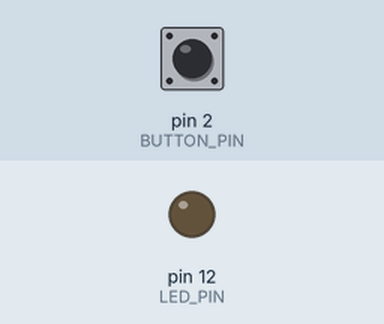
This sketch was run on a simulated Arduino Uno, built with avr-gcc and run on an emulated ATmega328P. On the bench: output pins drawn as LEDs (lit = HIGH). The inputs (shaded band) are chosen by the test bench; at power-on: pin 2 (BUTTON_PIN) LOW.

Above: at 1.2 s.
1.3 s: pin 2 (BUTTON_PIN) pulled HIGH for 0.15 s
At 2.0 s:
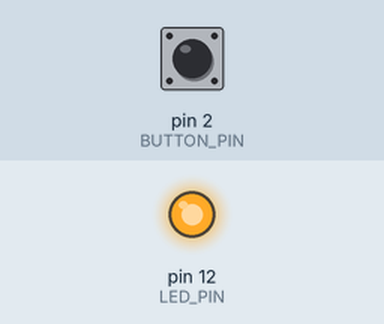
2.9 s: pin 2 (BUTTON_PIN) pulled HIGH for 1 s
At 3.2 s:
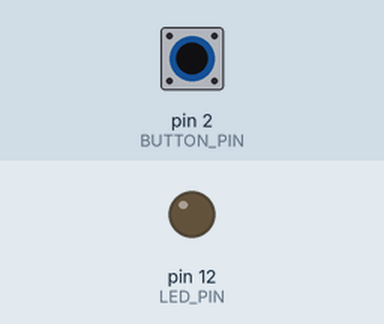
5.4 s: pin 2 (BUTTON_PIN) pulled HIGH for 3.2 s
At 6.3 s:
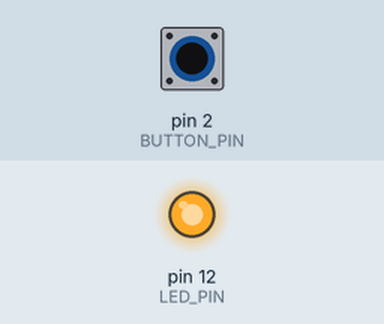
Timing chart, 0 to 8.4 s (numbered marks = the images above; inputs shaded):
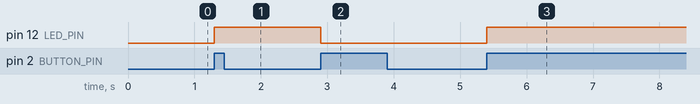

The sketch:

ch03MoreReliableSwitch.ino
```cpp
const unsigned int BUTTON_PIN = 2;
const unsigned int LED_PIN = 12;

void setup() {
  pinMode(BUTTON_PIN, INPUT);
  pinMode(LED_PIN, OUTPUT);

}

int old_button_state = LOW;
int led_state = LOW;

void loop() {
  const int CURRENT_BUTTON_STATE = digitalRead(BUTTON_PIN);
  if (CURRENT_BUTTON_STATE != old_button_state && CURRENT_BUTTON_STATE == HIGH) {
    if (led_state == LOW) {
      led_state = HIGH;
    } else {
      led_state = LOW;
    }
    digitalWrite(LED_PIN, led_state);
  }
  old_button_state = CURRENT_BUTTON_STATE;
}
```

Measured:
- after the input at 1.3 s, pin 12 (LED_PIN): LOW → HIGH at once
- after the input at 2.9 s, pin 12 (LED_PIN): HIGH → LOW at once
- after the input at 5.4 s, pin 12 (LED_PIN): LOW → HIGH at once
